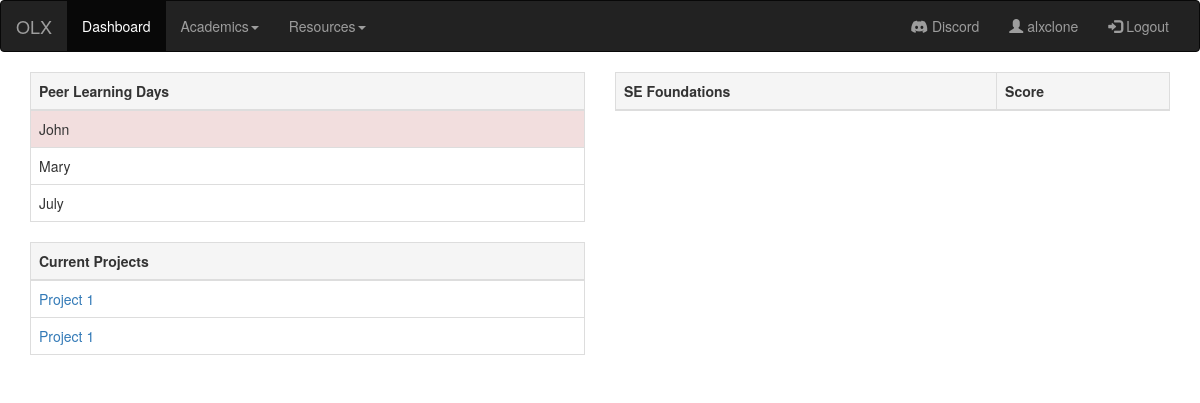
The page /dashboard/ (signed in) on the database its author committed.
### app/models.py (models this page shows, shortened)
class CurrentTasks(models.Model):
    day = models.IntegerField()
    month = models.IntegerField()
    cohort_name = models.ForeignKey(Cohort, on_delete=models.PROTECT)
    project = models.ForeignKey(Project, default=None, on_delete=models.PROTECT)

class Project(models.Model):
    project_id = models.IntegerField()
    project_name = models.CharField(max_length=100)
    cohort = models.ForeignKey(Cohort, default=None, on_delete=models.PROTECT)

### app/views.py (the view)
# urls.py: path('dashboard/', views.dashboard, name="dashboard"),
@login_required
def dashboard(request):
    try:
        myuser = get_object_or_404(User, user_name=request.user.username)
        current = CurrentTasks.objects.filter(cohort_name=myuser.cohort)
        context = {
        "marks" : Marks.objects.filter(user=myuser),
        "current_tasks" : current,
        "title": "Dashbord",
        }
    except:
        myuser = None
        current = None
        context = {
            "marks": myuser,
            "current_tasks" : current
        }
    return render(request, 'dashboard.html', context=context)

### app/templates/dashboard.html (shortened to what this page needs)
{% extends 'sidepane.html' %}
{% block content %}
<section>
  <div class="container">
    <div class="row">
      <div class="col-sm-6">
        <section>
          <table class="table table-bordered">
            <thead>
              <tr class="active">
                <th>Peer Learning Days</th>
              </tr>
            </thead>
            <tbody>
              <tr class="danger">
                <td>John</td>
              </tr>
              <tr>
                <td>Mary</td>
              </tr>
              <tr>
                <td>July</td>
              </tr>
            </tbody>
          </table>
        </section>
        <section>
          <table class="table table-bordered">
            <thead>
              <tr class="active">
                <th>Current Projects</th>
              </tr>
            </thead>
            <tbody>
              {% if current_tasks %}
              {% for task in current_tasks %}
              <tr class="">
                <td><a href="{% url 'tasks'  task.project.project_id %}">{{task.project.project_name}}</a></td>
              </tr>
              {% endfor %}
              {% else %}
              <tr class="">
                <td><h4>Nothing to show! Enjoy the silence</h4></td>
              </tr>
              {% endif %}
            </tbody>
          </table>
        </section>
      </div>
      <div class="col-sm-6">
        <section>
          <table class="table table-bordered">
            <thead>
              <tr class="active">
                <th>SE Foundations</th><th>Score</th>
              </tr>
            </thead>
          </table>
        </section>
      </div>
    </div>
  </div>
</section>
{% endblock %}

### app/templates/sidepane.html (shortened to what this page needs)
{% load static %}
<!DOCTYPE html>
<html lang="en">
  <head>
    {% include 'header.html' %}
  </head>
  <body>
    <nav class="navbar navbar-inverse">
      <div class="container-fluid">
	<div class="navbar-header">
	  <a class="navbar-brand" href="#">OLX</a>
	</div>
	<div class="collapse navbar-collapse" id="myNavbar">
	  <ul class="nav navbar-nav">
            <li class="active"><a href="{% url 'dashboard' %}">Dashboard</a></li>
            <li class="dropdown">
              <a class="dropdown-toggle" data-toggle="dropdown" href="#">Academics<span class="caret"></span></a>
            </li>
            <li class="dropdown">
              <a class="dropdown-toggle" data-toggle="dropdown" href="#">Resources<span class="caret"></span></a>
            </li>
	  </ul>
	  <ul class="nav navbar-nav navbar-right">
            <li><a href="https://discord.app"><span class="fa-brands fa-discord"></span> Discord</a></li>
            <li><a href="{% url 'profile' %}"><span class="glyphicon glyphicon-user"></span> {{request.user.username}}</a></li>
            <li><a href="{% url 'logout' %}"><span class="glyphicon glyphicon-log-in"></span> Logout</a></li>
	  </ul>
	</div>
      </div>
    </nav>
    {% block content %}
    {% endblock %}
  </body>
</html>

### rows shown on the page
CurrentTasks: project.project_name "Project 1"
CurrentTasks: project.project_name "Project 1"

### other values the page prints
{{ request.user.username }} "alxclone"
